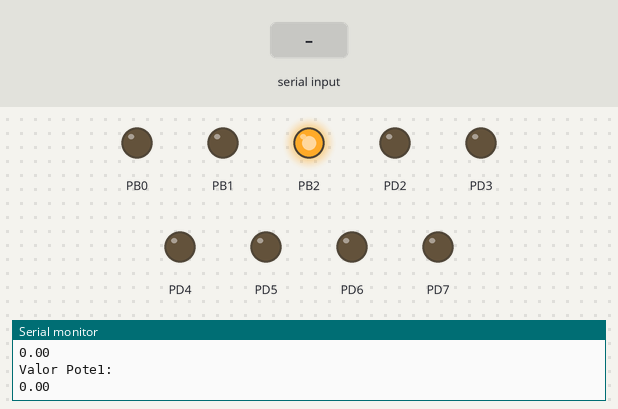
Bench run of a program on a simulated ATmega328P, built with avr-gcc and emulated at 16 MHz. On the bench: output pins drawn as LEDs (lit = HIGH), the last lines printed to the serial monitor. Inputs (shaded band) come from the test bench.

Above: at 1.2 s.
1.3 s: "90,45\n" received over Serial
At 2.3 s:
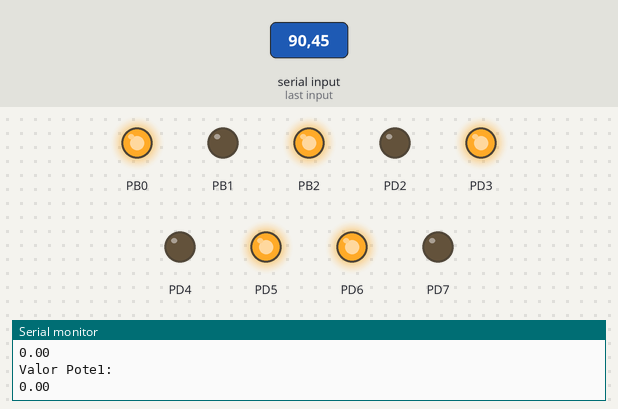
4.3 s: "1\n" received over Serial
At 5.6 s:
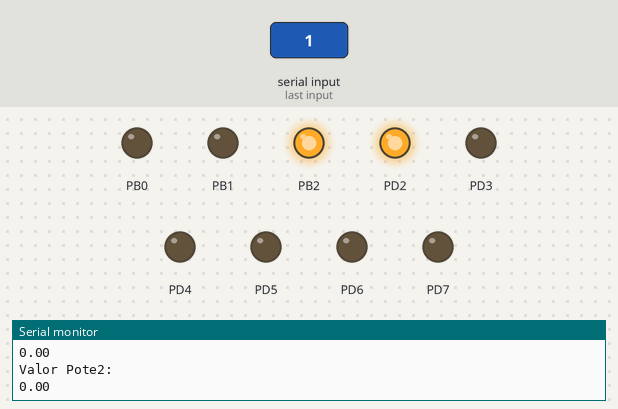
7.3 s: "30,150\n" received over Serial
At 8.4 s:
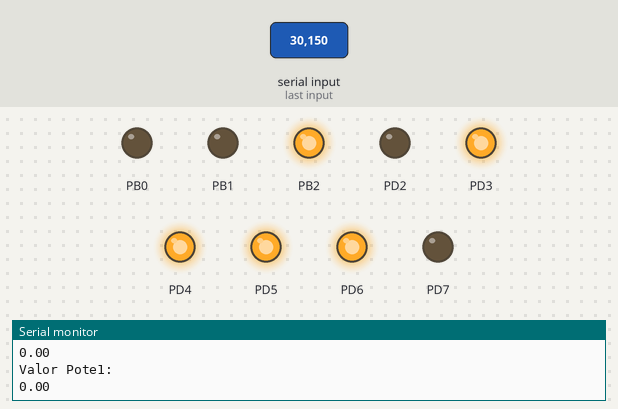
10.3 s: "2\n" received over Serial
At 11.8 s:
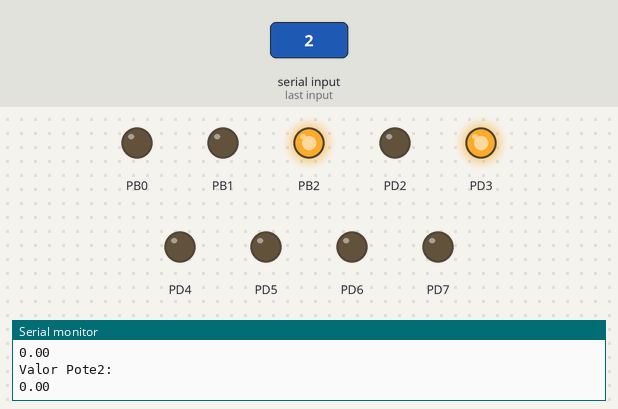
13.3 s: "4\n" received over Serial
At 13.9 s:
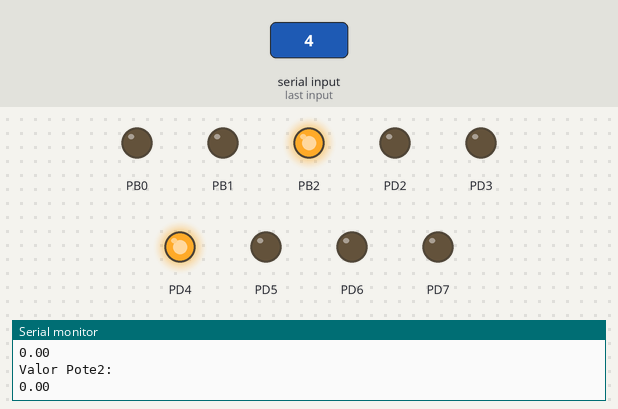
16.3 s: "8\n" received over Serial
At 17.0 s:
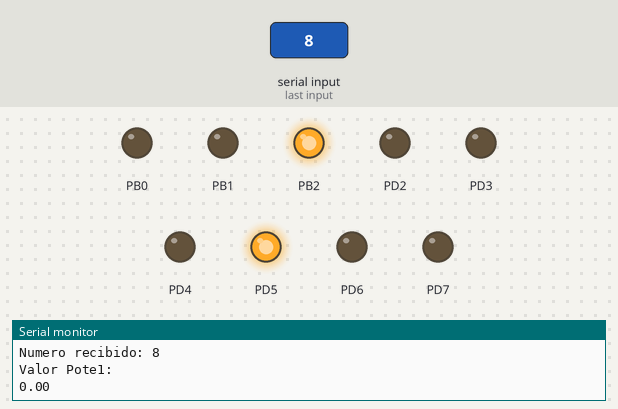
Timing chart, 0 to 20.3 s (numbered marks = the images above; inputs shaded):
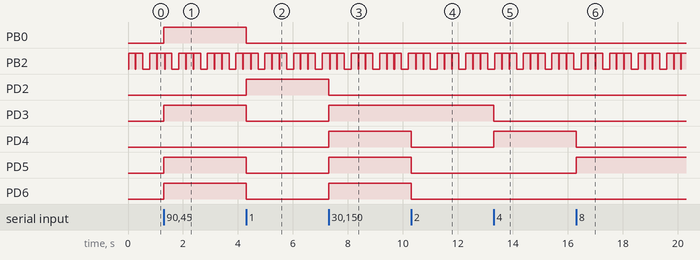

The program:

main.c
```c
/*
 * Lab3Master.c
 *
 * Created: 10/02/2025 10:45:13 p. m.
 * Author : e-mel
 */

#define F_CPU 16000000
#include "Lab3F/Functions.h"
#include <avr/io.h>
#include <avr/interrupt.h>
#include <stdint.h>
#include <stdbool.h>
#include <util/delay.h>
#include <stdio.h>
#include <stdlib.h>
#include <string.h>

uint8_t ValorSPI1 = 0;
uint8_t ValorSPI2 = 0;
uint8_t ValorSPI3 = 0;
float ValorPot1 = 0;
float ValorPot2 = 0;
uint8_t numASCII = 0;
char buf[20];
uint8_t vacio = 0;

#define BUFF_SIZE 5
char buff[BUFF_SIZE];
uint8_t indice = 0;
uint8_t received_number = 0; // Para almacenar el número final

void refreshPORT(uint8_t valor);
void Setup();
void floatToString(float num, char *str, int precision);

int main(void)
{
    Setup();
	sei();
	//TextUART("HOLAAAA");
    while (1)
    {
		spiWrite('P');
		PORTB &= ~(1<<PORTB2);
		ValorSPI1 = spiRead();
		ValorPot1 = ValorSPI1 * 5.0/255;
		floatToString(ValorPot1, buf, 2);
		TextUART("Valor Pote1:");
		WriteUART(10);
		WriteUART(13);
		TextUART(buf);
		WriteUART(10);
		WriteUART(13);
		PORTB |= (1<<PORTB2);
		_delay_ms(250);

		spiWrite('C');
		PORTB &= ~(1<<PORTB2);
		ValorSPI2 = spiRead();
		ValorPot2 = ValorSPI2 * 5.0/255;
		floatToString(ValorPot2, buf, 2);
		TextUART("Valor Pote2:");
		WriteUART(10);
		WriteUART(13);
		TextUART(buf);
		WriteUART(10);
		WriteUART(13);
		PORTB |= (1<<PORTB2);
		_delay_ms(250);

		PORTB &= ~(1<<PORTB2);
		spiWrite('L');  // Enviar comando de LED
		ValorSPI1 = spiRead();
		ValorPot1 = ValorSPI1 * 5.0/255;
		_delay_ms(250);
		spiWrite(received_number);  // Enviar el valor de los LEDs
		ValorSPI2 = spiRead();
		ValorPot2 = ValorSPI2 * 5.0/255;
		PORTB |= (1<<PORTB2);
		_delay_ms(250);
    }
}

void Setup(){

	initUART();

	DDRD |= ((1<<DDD2)|(1<<DDD3)|(1<<DDD4)|(1<<DDD5)|(1<<DDD6)|(1<<DDD7));
	DDRB |= ((1<<DDB0)|(1<<DDB1));
	DDRB |= (1<<DDB2);
	PORTB |= (1<<PORTB2);

	spiInit(SPI_MASTER_OSC16, SPI_DATA_ORDER_MSB, SPI_CLOCK_IDLE_LOW, SPI_CLOCK_FIRST_EDGE);
}

void refreshPORT(uint8_t valor){
	if (valor & 0b10000000)
	{
		PORTB |= (1<<PORTB1);
	}
	else{
		PORTB &= ~(1<<PORTB1);
	}
	if (valor & 0b01000000)
	{
		PORTB |= (1<<PORTB0);
	}
	else{
		PORTB &= ~(1<<PORTB0);
	}
	if (valor & 0b00100000)
	{
		PORTD |= (1<<PORTD7);
	}
	else{
		PORTD &= ~(1<<PORTD7);
	}
	if (valor & 0b00010000)
	{
		PORTD |= (1<<PORTD6);
	}
	else{
		PORTD &= ~(1<<PORTD6);
	}
	if (valor & 0b00001000)
	{
		PORTD |= (1<<PORTD5);
	}
	else{
		PORTD &= ~(1<<PORTD5);
	}
	if (valor & 0b00000100)
	{
		PORTD |= (1<<PORTD4);
	}
	else{
		PORTD &= ~(1<<PORTD4);
	}
	if (valor & 0b00000010)
	{
		PORTD |= (1<<PORTD3);
	}
	else{
		PORTD &= ~(1<<PORTD3);
	}
	if (valor & 0b00000001)
	{
		PORTD |= (1<<PORTD2);
	}
	else{
		PORTD &= ~(1<<PORTD2);
	}
}

void floatToString(float num, char *str, int precision) {
	int intPart = (int)num;  // Parte entera
	float decimalPart = num - intPart;  // Parte decimal

	// Convertir parte entera con itoa()
	itoa(intPart, str, 10);

	// Agregar punto decimal
	int i = 0;
	while (str[i] != '\0') i++;  // Buscar el final de la cadena
	str[i++] = '.';

	// Convertir parte decimal manualmente
	for (int j = 0; j < precision; j++) {
		decimalPart *= 10;
		int decDigit = (int)decimalPart;
		str[i++] = decDigit + '0';
		decimalPart -= decDigit;
	}

	str[i] = '\0';  // Terminar la cadena
}

ISR(USART_RX_vect){
	char received = UDR0; // Leer carácter recibido
	UDR0 = received;

	if (received == '\r' || received == '\n') { // Si es "Enter"
		buff[indice] = '\0'; // Terminar el string
		received_number = atoi(buff); // Convertir a número entero
		refreshPORT(received_number);

		// Enviar número de vuelta para confirmación
		TextUART("\nNumero recibido: ");
		TextUART(buff);
		TextUART("\n");

		// Reiniciar buffer
		indice = 0;
		memset(buff, 0, BUFF_SIZE);
	}
	else if (indice < BUFF_SIZE - 1) { // Almacenar carácter en buffer si hay espacio
		buff[indice++] = received;
	}
}
```

Functions.c
```c
/*
 * Functions.c
 *
 * Created: 15/04/2024 11:28:25 p. m.
 *  Author: e-mel
 */

#define F_CPU 16000000
#include "Functions.h"
#include <avr/io.h>
#include <stdint.h>
#include <util/delay.h>

// Definir pines (LCD)
#define E (1<<PORTB2);


void initADC(uint8_t just, uint8_t canal, uint8_t prescale){
	ADMUX = 0;

	// Vref = 5V
	ADMUX |= (1<<REFS0);
	ADMUX &= ~(1<<REFS1);

	ADCSRA = 0;
	ADCSRA |= (1<<ADEN); //Enciende ADC
	ADCSRA |= (1<<ADIE); //Int ADC

	//Justificación 1(Izq), 0(Der)
	if(just == 1){
		ADMUX |= (1 << ADLAR);
	}
	else{
		ADMUX &= ~(1 << ADLAR);
	}

	//Prescaler (cases)
	switch (prescale){
		case 2:
			ADCSRA &= ~((1 << ADPS0) | (1 << ADPS1) | (1 << ADPS2));
			break;
		case 4:
			ADCSRA |= (1 << ADPS1);
			ADCSRA &= ~((1 << ADPS0) | (1 << ADPS2));
			break;
		case 8:
			ADCSRA |= (1 << ADPS0 ) | (1 << ADPS1);
			ADCSRA &= ~(1 << ADPS2);
			break;
		case 16:
			ADCSRA |= (1 << ADPS2);
			ADCSRA &= ~((1 << ADPS0) | (1 << ADPS1));
			break;
		case 32:
			ADCSRA |= (1 << ADPS0 ) | (1 << ADPS2);
			ADCSRA &= ~(1 << ADPS1);
			break;
		case 64:
			ADCSRA |= (1 << ADPS1) | (1 << ADPS2);
			ADCSRA &= ~(1 << ADPS0);
			break;
		case 128:
			ADCSRA |= (1 << ADPS0) | (1 << ADPS1) | (1 << ADPS2);
			break;
		default:
			ADCSRA &= ~((1 << ADPS0) | (1 << ADPS1) | (1 << ADPS2));
	}

	if (canal < 6){
		switch(canal){
			case 0:
				DIDR0 |= (1<<ADC0D);
			break;
			case 1:
				DIDR0 |= (1<<ADC1D);
			break;
			case 2:
				DIDR0 |= (1<<ADC2D);
			break;
			case 3:
				DIDR0 |= (1<<ADC3D);
			break;
			case 4:
				DIDR0 |= (1<<ADC4D);
			break;
			case 5:
				DIDR0 |= (1<<ADC5D);
			break;
			default: DIDR0 &= ~(1<<ADC0D);
		}
	}
}

uint16_t readADC(uint16_t canal){
	ADMUX = (ADMUX & 0xF0) | canal;
	ADCSRA |= (1<<ADSC);
	while (ADCSRA & (1 << ADSC));
		return ADC;
}


void initUART(void){
	//rx y tx como entrada y salida
	DDRD &= ~(1<<DDD0);
	DDRD |= (1<<DDD1);

	UCSR0A = 0;
	UCSR0B = 0;
	UCSR0B |= (1<<RXCIE0) | (1<<RXEN0) | (1<<TXEN0);

	UCSR0C = 0;
	//asincrono, sin paridad, 1 stop, 8 caract
	UCSR0C = (1<<UCSZ01) | (1<<UCSZ00);
	//valor baud y velocidad(9600)
	UBRR0 = 103;
}

void WriteUART(char Caracter){
	while (!(UCSR0A & (1<<UDRE0)));
	UDR0 = Caracter;
}

void TextUART(char * Texto){
	uint8_t i;
	for (i=0; Texto[i]!= '\0'; i++){
		while (!(UCSR0A & (1<<UDRE0)) );
		UDR0 = Texto[i];
	}
}

//SPI
void spiInit(Spi_Type sType, Spi_Data_Order sDataOrder, Spi_Clock_Polarity sClockPolarity, Spi_Clock_Phase sClockPhase){
	//PB2=SS, PB3=MOSI, PB4=MISO, PB5=SCK
	if (sType & (1<<MSTR))
	{
		DDRB |= ((1<<DDB3)|(1<<DDB5)|(1<<DDB2));
		DDRB &= ~(1<<DDB4);
		SPCR |= (1<<MSTR);

		uint8_t temp = sType & 0b00000111;
		switch(temp){
			case 0: //2
				SPCR &= ~((1<<SPR1)|(1<<SPR0));
				SPSR |= (1<<SPI2X);
			break;
			case 1: //4
				SPCR &= ~((1<<SPR1)|(1<<SPR0));
				SPSR &= ~(1<<SPI2X);
			break;
			case 2: //8
				SPCR |= (1<<SPR0);
				SPCR &= ~(1<<SPR1);
				SPSR |= (1<<SPI2X);
			break;
			case 3: //16
				SPCR |= (1<<SPR0);
				SPCR &= ~(1<<SPR1);
				SPSR &= ~(1<<SPI2X);
			break;
			case 4: //32
				SPCR &= ~(1<<SPR0);
				SPCR |= (1<<SPR1);
				SPSR |= (1<<SPI2X);
			break;
			case 5: //64
				SPCR &= ~(1<<SPR0);
				SPCR |= (1<<SPR1);
				SPSR &= ~(1<<SPI2X);
			break;
			case 6: //128
				SPCR |= ((1<<SPR0)|(1<<SPR1));
				SPSR &= ~(1<<SPI2X);
			break;
		}
	}
	else{
		DDRB |= (1<<DDB4);
		DDRB &= ~((1<<DDB3)|(1<<DDB5)|(1<<DDB2));
		SPCR &= ~(1<<MSTR);
	}
	//EnaSPI, DataOrder, CLKPolar, CLKPhase
	SPCR |= (1<<SPE)|sDataOrder|sClockPolarity|sClockPhase;
}

/*static void spiReceiveWait(){
	while(!(SPSR & (1<<SPIF)));
}*/

void spiWrite(uint8_t dat){
	SPDR = dat;
}

unsigned spiDataReady(){
	if (SPSR & (1<<SPIF))
	return 1;
	else
	return 0;
}

uint8_t spiRead(void){
	while(!(SPSR & (1<<SPIF)));
	return(SPDR);
}
```

Functions.h
```c
/*
 * Functions.h
 *
 * Created: 15/04/2024 11:12:17 p. m.
 *  Author: e-mel
 */


#ifndef FUNCTIONS_H_
#define FUNCTIONS_H_

#include <avr/io.h>
#include <stdint.h>

#define E (1<<PORTB2);

void initADC(uint8_t just, uint8_t canal, uint8_t prescale);
uint16_t readADC(uint16_t canal);


void initPWM0(void);

void initUART(void);
void WriteUART(char Caracter);
void TextUART(char * Texto);

//SPI
typedef enum{
	SPI_MASTER_OSC2 = 0b01010000,
	SPI_MASTER_OSC4 = 0b01010001,
	SPI_MASTER_OSC8 = 0b01010010,
	SPI_MASTER_OSC16 = 0b01010011,
	SPI_MASTER_OSC32 = 0b01010100,
	SPI_MASTER_OSC64 = 0b01010101,
	SPI_MASTER_OSC128 = 0b01010110,
	SPI_SLAVE_SS = 0b01000000
	}Spi_Type;

typedef enum{
	SPI_DATA_ORDER_MSB = 0b00000000,
	SPI_DATA_ORDER_LSB = 0b00100000
	}Spi_Data_Order;

typedef enum{
	SPI_CLOCK_IDLE_HIGH = 0b00001000,
	SPI_CLOCK_IDLE_LOW = 0b00000000
	}Spi_Clock_Polarity;

typedef enum{
	SPI_CLOCK_FIRST_EDGE = 0b00000000,
	SPI_CLOCK_LAST_EDGE = 0b00000100
	}Spi_Clock_Phase;

void spiInit(Spi_Type, Spi_Data_Order, Spi_Clock_Polarity, Spi_Clock_Phase);
void spiWrite(uint8_t dat);
//static void spiReceiveWait();
unsigned spiDataReady();
uint8_t spiRead(void);

#endif /* FUNCTIONS_H_ */
```

Measured:
- after the input at 1.3 s, PB0, PD3, PD5, PD6: LOW → HIGH at once
- after the input at 4.3 s, PB0, PD3, PD5, PD6: HIGH → LOW at once; PD2: LOW → HIGH at once
- after the input at 7.3 s, PD2: HIGH → LOW at once; PD3–6: LOW → HIGH at once
- after the input at 10.3 s, PD4–6: HIGH → LOW at once
- after the input at 13.3 s, PD3: HIGH → LOW at once; PD4: LOW → HIGH at once
- after the input at 16.3 s, PD4: HIGH → LOW at once; PD5: LOW → HIGH at once
- by itself, PB2: repeats every 1.0 s: 2 × (LOW 0.02 s, HIGH 0.25 s), LOW 0.25 s, HIGH 0.25 s
